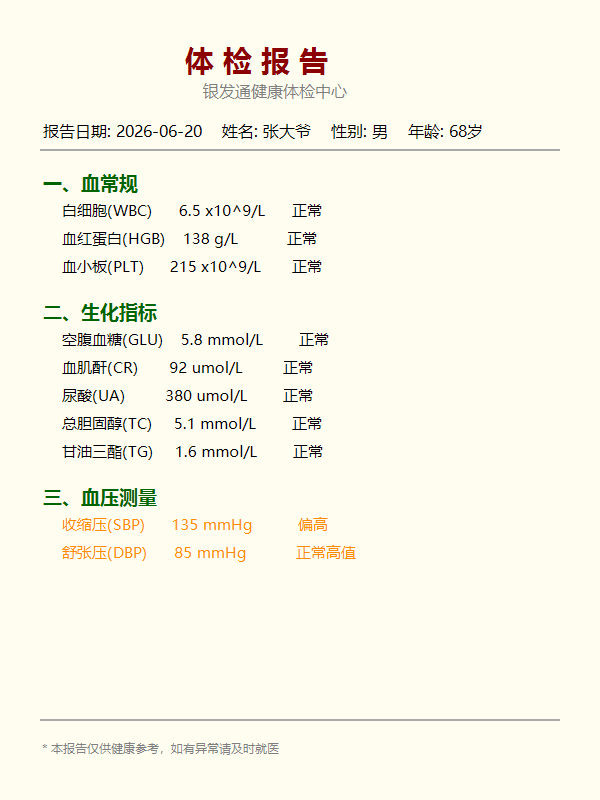
#> input picture test_report.png, 600 x 800 px
$ python -i engine.py   (imports and definitions only)
#> lines starting #> are read from the running program, lines starting #| are printed output that depends on the picture
"""OCR 文字识别模块（基于 OpenCV + 规则提取体检指标）"""

import re
import cv2
import numpy as np

# 常见体检指标的关键词及单位
INDICATOR_PATTERNS = {
    "收缩压":   r"收缩压[：:]?\s*(\d{2,3})\s*(?:mmHg|毫米汞柱)?",
    "舒张压":   r"舒张压[：:]?\s*(\d{2,3})\s*(?:mmHg|毫米汞柱)?",
    "空腹血糖": r"空腹血糖[：:]?\s*(\d+\.?\d*)\s*(?:mmol/L)?",
    "总胆固醇": r"(?:总胆固醇|TC)[：:]?\s*(\d+\.?\d*)\s*(?:mmol/L)?",
    "甘油三酯": r"(?:甘油三酯|TG)[：:]?\s*(\d+\.?\d*)\s*(?:mmol/L)?",
    "高密度脂蛋白": r"(?:高密度脂蛋白|HDL)[：:]?\s*(\d+\.?\d*)\s*(?:mmol/L)?",
    "低密度脂蛋白": r"(?:低密度脂蛋白|LDL)[：:]?\s*(\d+\.?\d*)\s*(?:mmol/L)?",
    "尿酸":     r"尿酸[：:]?\s*(\d+\.?\d*)\s*(?:umol/L|μmol/L)?",
    "肌酐":     r"肌酐[：:]?\s*(\d+\.?\d*)\s*(?:umol/L|μmol/L)?",
    "谷丙转氨酶": r"(?:谷丙转氨酶|ALT)[：:]?\s*(\d+\.?\d*)\s*(?:U/L)?",
    "谷草转氨酶": r"(?:谷草转氨酶|AST)[：:]?\s*(\d+\.?\d*)\s*(?:U/L)?",
    "白细胞计数": r"(?:白细胞|WBC)[：:]?\s*(\d+\.?\d*)\s*(?:×10\^?9/L)?",
    "红细胞计数": r"(?:红细胞|RBC)[：:]?\s*(\d+\.?\d*)\s*(?:×10\^?12/L)?",
    "血红蛋白":  r"(?:血红蛋白|Hb|HGB)[：:]?\s*(\d+\.?\d*)\s*(?:g/L)?",
    "血小板计数": r"(?:血小板|PLT)[：:]?\s*(\d+\.?\d*)\s*(?:×10\^?9/L)?",
}


def preprocess(image_bytes: bytes) -> np.ndarray:
    """图像预处理：灰度化 → 高斯去噪 → 自适应二值化"""
    nparr = np.frombuffer(image_bytes, np.uint8)
    img = cv2.imdecode(nparr, cv2.IMREAD_COLOR)
    if img is None:
        raise ValueError("无法解析图片")

    gray = cv2.cvtColor(img, cv2.COLOR_BGR2GRAY)
    denoised = cv2.GaussianBlur(gray, (5, 5), 0)
    binary = cv2.adaptiveThreshold(denoised, 255, cv2.ADAPTIVE_THRESH_GAUSSIAN_C,
                                   cv2.THRESH_BINARY, 11, 2)
    return binary


def extract_indicators(text: str) -> dict:
    """从 OCR 文本中提取体检指标数值"""
    result = {}
    for name, pattern in INDICATOR_PATTERNS.items():
        match = re.search(pattern, text)
        if match:
            try:
                result[name] = float(match.group(1))
            except ValueError:
                result[name] = match.group(1)
    return result


def recognize(image_bytes: bytes) -> dict:
    """
    模拟 OCR 识别流程（生产环境可接入 PaddleOCR / Tesseract）
    当前返回预处理的图像尺寸信息 + 模拟提取
    """
    binary = preprocess(image_bytes)

    # 模拟识别文本（生产环境替换为 OCR 引擎）
    # 此处演示：基于 OpenCV 轮廓检测模拟区域提取
    contours, _ = cv2.findContours(binary, cv2.RETR_EXTERNAL, cv2.CHAIN_APPROX_SIMPLE)

    return {
        "image_width": binary.shape[1],
        "image_height": binary.shape[0],
        "text_regions_detected": min(len(contours), 200),
        "engine": "opencv-contour-simulated",
    }


def recognize_and_extract(image_bytes: bytes, simulated_text: str | None = None) -> dict:
    """
    综合 OCR 识别流程：
    1. 图像预处理 + 区域检测
    2. 文本提取（生产环境接入真实 OCR 引擎，当前支持模拟文本）
    3. 指标正则提取
    """
    meta = recognize(image_bytes)

    if simulated_text:
        indicators = extract_indicators(simulated_text)
    else:
        indicators = {}

    meta["indicators"] = indicators
    meta["indicator_count"] = len(indicators)
    return meta

>>> import cv2
>>> picture = cv2.imread('../../../../test_report.png', cv2.IMREAD_GRAYSCALE)
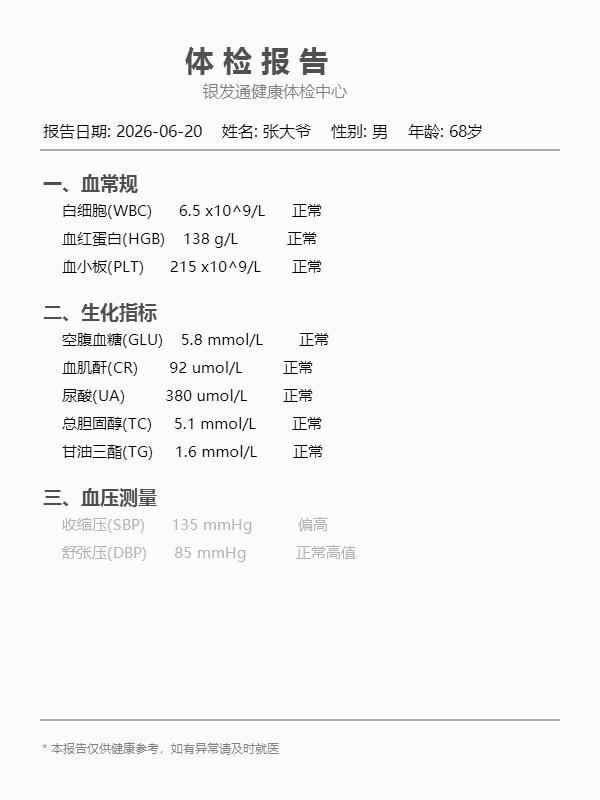
#> picture: shape (800, 600); min 0, max 251, mean 245.3
#> (the run stopped early here; a loop or call above may not have finished)
